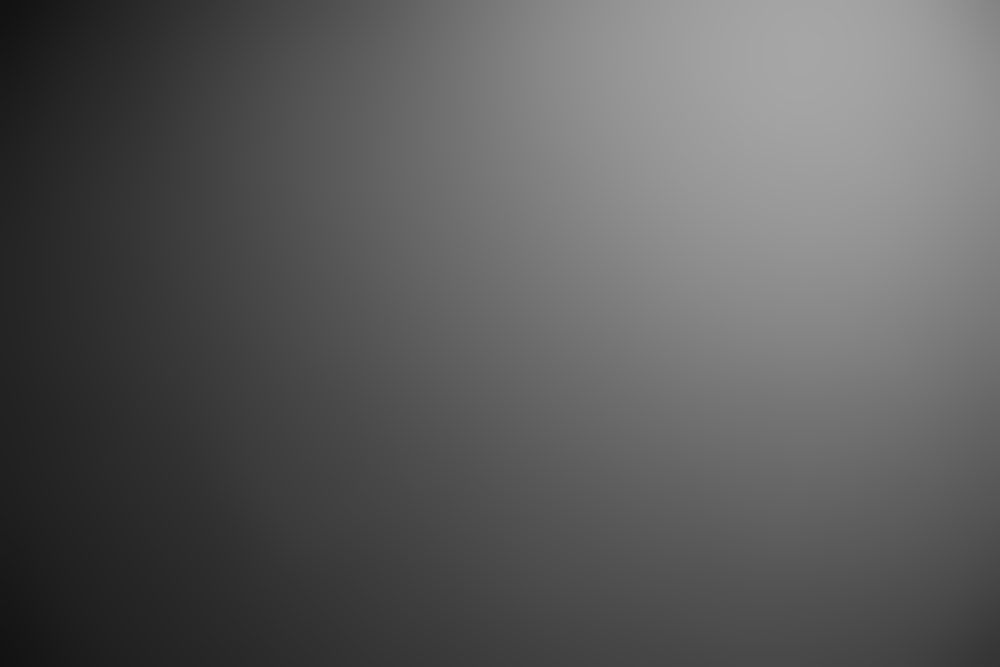
#> input picture 1.png_B.PNG, 1000 x 667 px, shrunk from 3072 x 2048 before the run
$ python -i 'Dec 9 2018.py'   (imports and definitions only)
#> lines starting #> are read from the running program, lines starting #| are printed output that depends on the picture; after the words box and inside, x2 and y2 are one past the last pixel; in counts of white or black regions, pixels touching at a corner belong together
import numpy as np
import cv2
import os
import os.path
import logging
import sys
from PIL import Image

# [14 lines left out: function Dansom, not called in this run]

def KDiff(L,P):
	Kd = dot(L,P)
	return Kd

# [14 lines left out: functions KSpec, GetImageDimensions, not called in this run]

def makegreyscale(filename):
#> called with filename = '../1.png_B.PNG'
	global img
	LX = 1
	LY = 1
	LZ = 1
	## This turns images black
	print (filename, 'filename to make grey scale')
	text = filename
	global filenameminusext
	filenameminusext, sep, tail = text.partition('.')
	img = cv2.imread(filename)
#> img is the input picture: shape (667, 1000, 3); min 18, max 166, mean 91.3
	b, g, r  = cv2.split(img)
	cv2.imwrite(filename+'_B.PNG' , b)
	cv2.imwrite(filename+'_G.PNG' , g)
	cv2.imwrite(filename+'_R.PNG' , r)
	im_gray = cv2.imread( filename , cv2.IMREAD_GRAYSCALE)
	(thresh, im_bw) = cv2.threshold(im_gray, 128, 255, cv2.THRESH_BINARY | cv2.THRESH_OTSU)
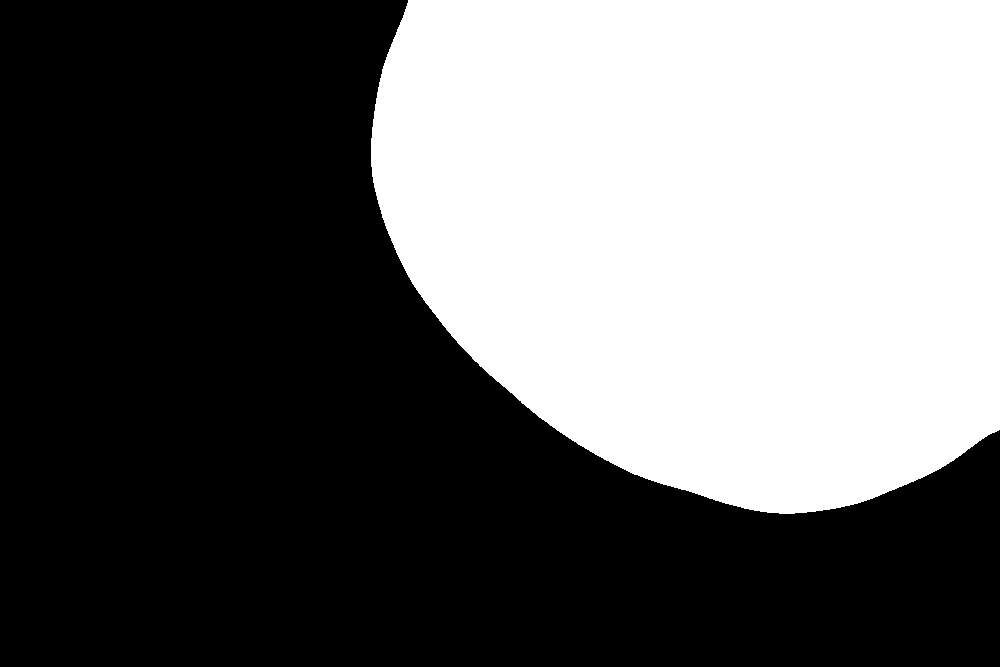
#> im_bw: shape (667, 1000); 41.2% white; 1 white region, box (x1, y1, x2, y2) and area: (371, 0, 1000, 514) 274840
#> thresh = 97
	cv2.imwrite(filenameminusext+'_BW.PNG', im_bw)
	gray_image = cv2.cvtColor(img, cv2.COLOR_BGR2GRAY)
	cv2.imwrite(filenameminusext+'_TRUEBW.PNG', gray_image)
	print ('Wrote File' , filenameminusext+'_BW.PNG' , 'to disk')
	#writes names of files to colorfile.txt
	ColorFile = open("colorfile.txt", "a")
	ColorFile.write(filename+'_B.PNG\n')
	ColorFile.write(filename+'_G.PNG\n')
	ColorFile.write(filename+'_R.PNG\n')
	ColorFile.write(filenameminusext+'_TRUEBW.PNG\n')
	ColorFile.close()
	return

# [129 lines left out: functions getfileslist, checkfile, BWLoop, ConvertJPEGtoPNG, ConvertJPEGtoPNGConverting, ColorFileDeleter and 7 more, not called in this run]

#Sets Logging Details
# [1 line not run here, left out]

#sets filename to read from and sanitizes all incoming files
filelist = 'test.txt'
LDF_File = 'LDR.txt'
# [9 lines not run here, left out]

>>> result = makegreyscale('../1.png_B.PNG')

$ run again, on 10.png_G.PNG
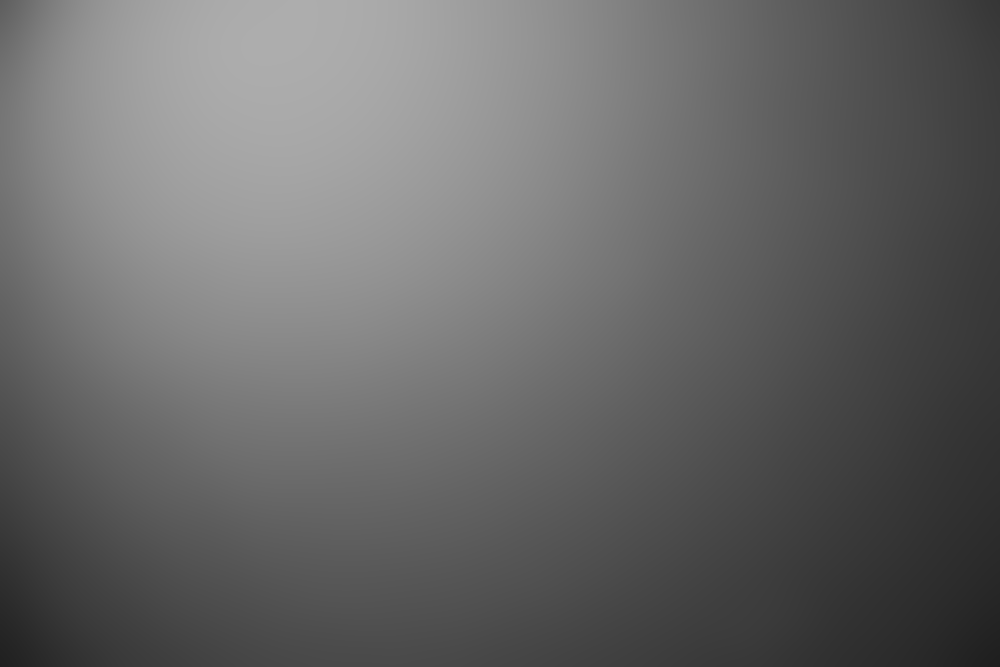
#> input picture 10.png_G.PNG, 1000 x 667 px, shrunk from 3072 x 2048 before the run
#> in makegreyscale, img is the input picture: shape (667, 1000, 3); min 30, max 173, mean 103.5
#> in makegreyscale, `(thresh, im_bw) = cv2.threshold(im_gray, 128, 255, cv2.THRESH_BINARY |..`:
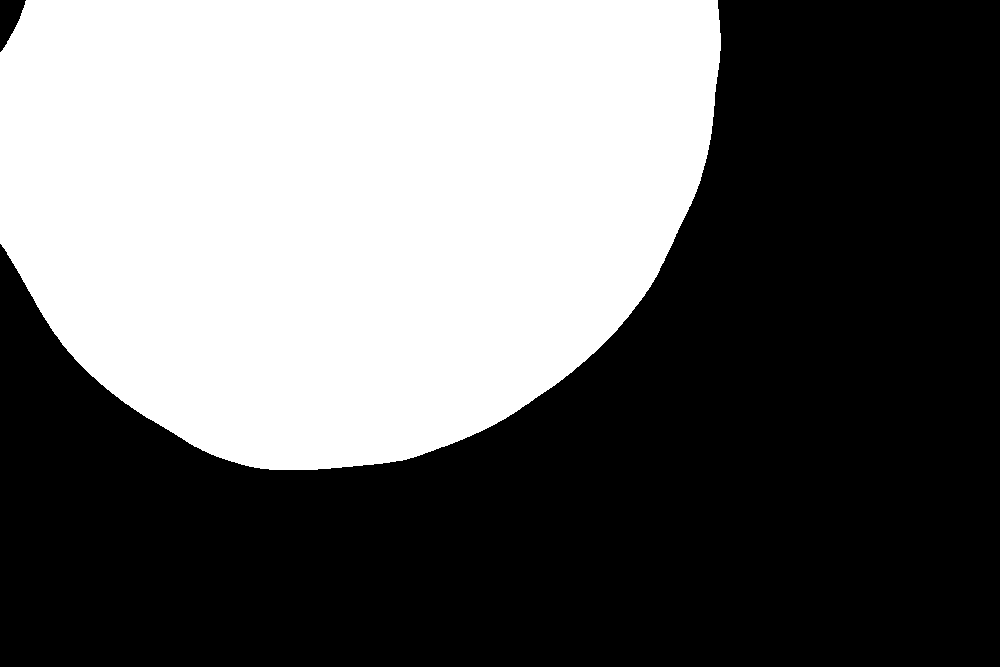
#> im_bw: shape (667, 1000); 42% white; 1 white region, box (x1, y1, x2, y2) and area: (0, 0, 721, 470) 279852
#> thresh = 108
